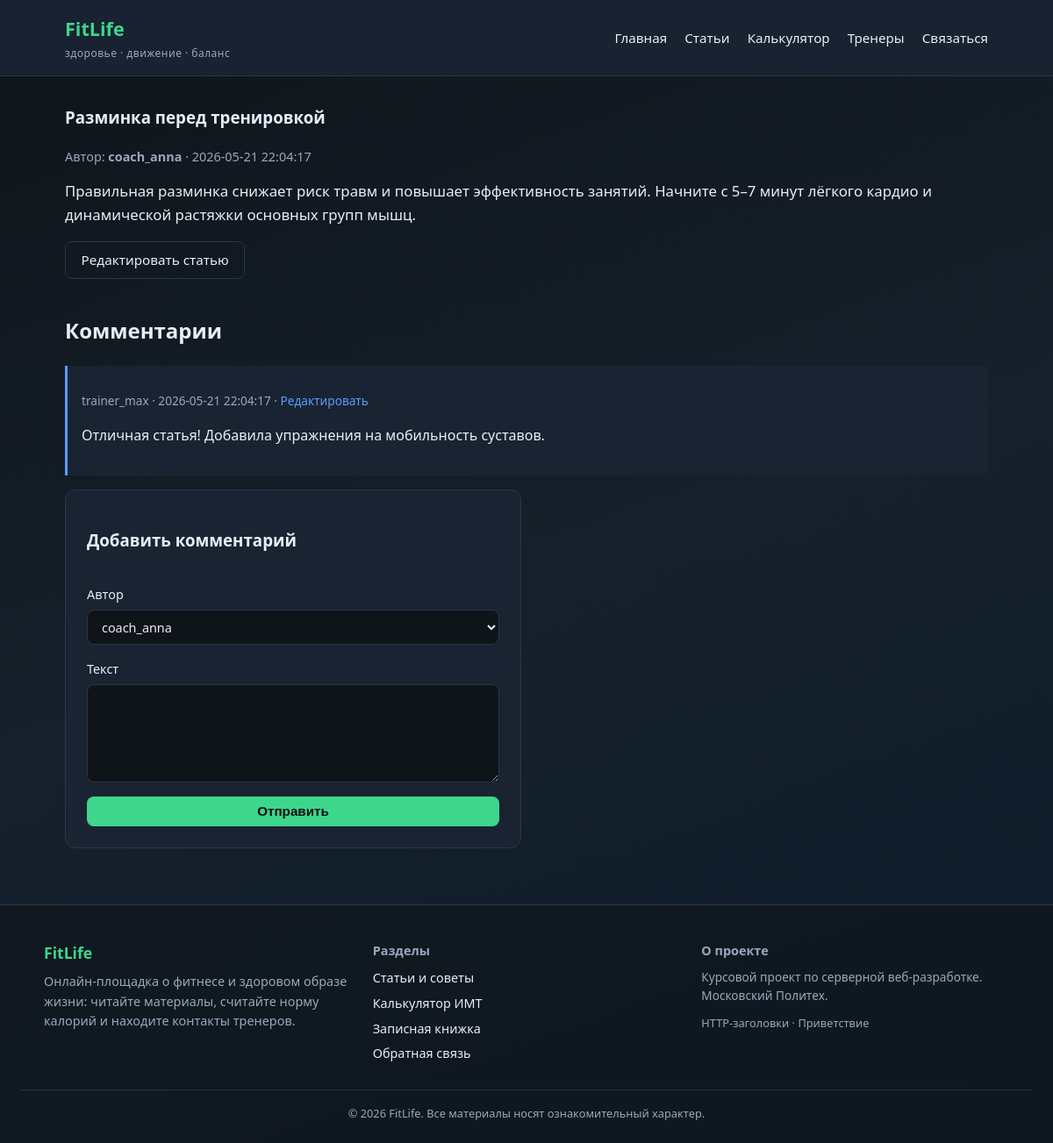
/articles/1, run on the app's committed database.
### tables this page shows
CREATE TABLE articles (
    id INT NOT NULL AUTO_INCREMENT,
    author_id INT NOT NULL,
    name VARCHAR(255) NOT NULL,
    text TEXT NOT NULL,
    created_at DATETIME NOT NULL DEFAULT CURRENT_TIMESTAMP,
  updated_at DATETIME NULL,
    PRIMARY KEY (id),
    KEY idx_articles_author (author_id),
    CONSTRAINT fk_articles_author FOREIGN KEY (author_id) REFERENCES users (id) ON DELETE CASCADE
);

CREATE TABLE users (
    id INT NOT NULL AUTO_INCREMENT,
    nickname VARCHAR(128) NOT NULL,
    email VARCHAR(255) NOT NULL,
    is_confirmed TINYINT(1) NOT NULL DEFAULT 0,
    role ENUM('admin', 'user') NOT NULL DEFAULT 'user',
    password_hash VARCHAR(255) NOT NULL DEFAULT '',
    auth_token VARCHAR(255) NOT NULL DEFAULT '',
    created_at DATETIME NOT NULL DEFAULT CURRENT_TIMESTAMP,
    PRIMARY KEY (id),
    UNIQUE KEY uk_users_nickname (nickname),
    UNIQUE KEY uk_users_email (email)
);

CREATE TABLE comments (
    id INT NOT NULL AUTO_INCREMENT,
    author_id INT NOT NULL,
    article_id INT NOT NULL,
    text TEXT NOT NULL,
    created_at DATETIME NOT NULL DEFAULT CURRENT_TIMESTAMP,
    PRIMARY KEY (id),
    KEY idx_comments_article (article_id),
    CONSTRAINT fk_comments_author FOREIGN KEY (author_id) REFERENCES users (id) ON DELETE CASCADE,
    CONSTRAINT fk_comments_article FOREIGN KEY (article_id) REFERENCES articles (id) ON DELETE CASCADE
);

### src/MyProject/View.php (called while the page is built, shortened)
<?php
final class View
{
    private string $templatesPath;
    public function __construct()
    {
        $this->templatesPath = dirname(__DIR__, 2) . '/templates';
    }
    public function render(string $template, array $vars = []): void
    {
        extract($vars, EXTR_SKIP);
        $config = require dirname(__DIR__, 2) . '/config/config.php';
        require $this->templatesPath . '/' . $template . '.php';
        require $this->templatesPath . '/layout.php';
    }
}

### src/MyProject/Controllers/ArticlesController.php (called while the page is built, shortened)
<?php
class ArticlesController
{
    private View $view;
    public function __construct()
    {
        $this->view = new View();
    }
    public function show(string $id): void
    {
        $article = Article::findById((int) $id);
        $author = $article->getAuthor();
        $comments = Comment::findByArticleId($article->id);
        $authors = User::findAll('nickname ASC');
        $this->view->render('articles/show', [
            'title' => $article->name,
            'article' => $article,
            'author' => $author,
            'comments' => $comments,
            'authors' => $authors,
            'error' => $_GET['error'] ?? null,
        ]);
    }
}

### src/MyProject/Application.php (called while the page is built, shortened)
<?php
final class Application
{
    public function run(): void
    {
        $router = new Router();
        $main = MainController::class;
        $articles = ArticlesController::class;
        $comments = CommentsController::class;
        $contacts = ContactsController::class;
        $feedback = FeedbackController::class;
        $calculator = CalculatorController::class;
        $router->add('~^/$~', [$main, 'index']);
        $router->add('~^/hello/([^/]+)$~', [$main, 'hello']);
        $router->add('~^/bye/([^/]+)$~', [$main, 'bye']);
        $router->add('~^/headers$~', [$main, 'headers']);
        $router->add('~^/articles$~', [$articles, 'index']);
        $router->add('~^/articles/create$~', [$articles, 'create']);
        $router->add('~^/articles/(\d+)$~', [$articles, 'show']);
        $router->add('~^/articles/(\d+)/edit$~', [$articles, 'edit']);
        $router->add('~^/articles/(\d+)/comments$~', [$comments, 'store']);
        $router->add('~^/comments/(\d+)/edit$~', [$comments, 'edit']);
        $router->add('~^/contacts$~', [$contacts, 'index']);
        $router->add('~^/contacts/create$~', [$contacts, 'create']);
        $router->add('~^/contacts/(\d+)/edit$~', [$contacts, 'edit']);
        $router->add('~^/contacts/(\d+)/delete$~', [$contacts, 'delete']);
        $router->add('~^/feedback$~', [$feedback, 'form']);
        $router->add('~^/feedback/sent$~', [$feedback, 'sent']);
        $router->add('~^/calculator$~', [$calculator, 'index']);
        $router->add('~^/calculator/calculate$~', [$calculator, 'calculate']);
        $uri = $_SERVER['REQUEST_URI'] ?? '/';
        $method = $_SERVER['REQUEST_METHOD'] ?? 'GET';
        $router->dispatch($uri, $method);
    }
}

### www/index.php (called while the page is built, shortened)
<?php
$app = new MyProject\Application();
$app->run();

### src/MyProject/Models/Article.php (called while the page is built, shortened)
<?php
class Article extends ActiveRecord
{
    public int $author_id = 0;
    protected static function getTableName(): string
    {
        return 'articles';
    }
    public function getAuthor(): ?User
    {
        return User::findById($this->author_id);
    }
}

### config/config.php (called while the page is built, shortened)
<?php
return [
    'app_name' => 'FitLife',
    'default_title' => 'FitLife - блог о здоровье и фитнесе',
    'db' => [
        'driver' => getenv('DB_DRIVER') ?: 'mysql',
        'sqlite_path' => dirname(__DIR__) . '/database/fitlife.sqlite',
        'host' => getenv('DB_HOST') ?: '127.0.0.1',
        'port' => getenv('DB_PORT') ?: '3306',
        'name' => getenv('DB_NAME') ?: 'fitlife',
        'user' => getenv('DB_USER') ?: 'root',
        'password' => getenv('DB_PASSWORD') ?: '',
        'charset' => 'utf8mb4',
    ],
];

### src/MyProject/Db.php (called while the page is built, shortened)
<?php
final class Db
{
    private static ?PDO $pdo = null;
    public static function getConnection(): PDO
    {
        if (self::$pdo === null) {
            $config = require dirname(__DIR__, 2) . '/config/config.php';
            $db = $config['db'];
            $driver = $db['driver'] ?? 'mysql';
            try {
                if ($driver === 'sqlite') {
                    $path = $db['sqlite_path'];
                    if (!is_file($path)) {
                        require dirname(__DIR__, 2) . '/database/init_sqlite.php';
                    }
                    self::$pdo = new PDO('sqlite:' . $path, null, null, [
                        PDO::ATTR_ERRMODE => PDO::ERRMODE_EXCEPTION,
                        PDO::ATTR_DEFAULT_FETCH_MODE => PDO::FETCH_ASSOC,
                    ]);
                } else {
                    $dsn = sprintf(
                        'mysql:host=%s;port=%s;dbname=%s;charset=%s',
                        $db['host'],
                        $db['port'],
                        $db['name'],
                        $db['charset']
                    );
                    self::$pdo = new PDO($dsn, $db['user'], $db['password'], [
                        PDO::ATTR_ERRMODE => PDO::ERRMODE_EXCEPTION,
                        PDO::ATTR_DEFAULT_FETCH_MODE => PDO::FETCH_ASSOC,
                    ]);
                    self::$pdo->exec('SET NAMES utf8mb4 COLLATE utf8mb4_unicode_ci');
                }
            } catch (PDOException $e) {
                http_response_code(500);
                echo 'Ошибка подключения к базе данных: ' . htmlspecialchars($e->getMessage());
                exit;
            }
        }
        return self::$pdo;
    }
}

### src/MyProject/ActiveRecord/ActiveRecord.php (called while the page is built, shortened)
<?php
abstract class ActiveRecord
{
    public static function findById(int $id): ?static
    {
        $table = static::getTableName();
        $stmt = Db::getConnection()->prepare("SELECT * FROM {$table} WHERE id = :id LIMIT 1");
        $stmt->execute(['id' => $id]);
        $row = $stmt->fetch(PDO::FETCH_ASSOC);
        return $row ? static::mapRow($row) : null;
    }
    public static function findAll(string $orderBy = 'id DESC'): array
    {
        $table = static::getTableName();
        $stmt = Db::getConnection()->query("SELECT * FROM {$table} ORDER BY {$orderBy}");
        $items = [];
        while ($row = $stmt->fetch(PDO::FETCH_ASSOC)) {
            $items[] = static::mapRow($row);
        }
        return $items;
    }
    protected static function mapRow(array $row): static
    {
        $object = new static();
        $reflection = new ReflectionClass($object);
        foreach ($row as $key => $value) {
            $property = $reflection->getProperty($key);
            $type = $property->getType();
            if ($type && $type->getName() === 'int' && $value !== null && $value !== '') {
                $value = (int) $value;
            }
        }
        return $object;
    }
}

### src/MyProject/Models/User.php (called while the page is built, shortened)
<?php
class User extends ActiveRecord
{
    protected static function getTableName(): string
    {
        return 'users';
    }
}

### src/MyProject/Models/Comment.php (called while the page is built, shortened)
<?php
class Comment extends ActiveRecord
{
    public int $author_id = 0;
    public static function findByArticleId(int $articleId): array
    {
        $stmt = Db::getConnection()->prepare(
            'SELECT * FROM comments WHERE article_id = :article_id ORDER BY created_at ASC'
        );
        $stmt->execute(['article_id' => $articleId]);
        $items = [];
        while ($row = $stmt->fetch(PDO::FETCH_ASSOC)) {
            $items[] = self::mapRow($row);
        }
        return $items;
    }
    public function getAuthor(): ?User
    {
        return User::findById($this->author_id);
    }
}

### templates/articles/show.php (the view, shortened to what this page needs)
<section class="page-block">
    <article class="article-full">
        <h1><?= htmlspecialchars($article->name) ?></h1>
        <p class="meta">
            Автор: <strong><?= $author ? htmlspecialchars($author->nickname) : '-' ?></strong>
            · <?= htmlspecialchars($article->created_at) ?>
        </p>
        <div class="article-text">
            <?= nl2br(htmlspecialchars($article->text)) ?>
        </div>
        <p><a href="/articles/<?= $article->id ?>/edit" class="btn btn-secondary">Редактировать статью</a></p>
    </article>
    <section class="comments-section">
        <h2>Комментарии</h2>
        <?php foreach ($comments as $comment): ?>
            <?php $commentAuthor = $comment->getAuthor(); ?>
            <div class="comment" id="comment<?= $comment->id ?>">
                <p class="comment-meta">
                    <?= $commentAuthor ? htmlspecialchars($commentAuthor->nickname) : 'Аноним' ?>
                    · <?= htmlspecialchars($comment->created_at) ?>
                    · <a href="/comments/<?= $comment->id ?>/edit">Редактировать</a>
                </p>
                <p><?= nl2br(htmlspecialchars($comment->text)) ?></p>
            </div>
        <?php endforeach; ?>
        <form method="post" action="/articles/<?= $article->id ?>/comments" class="form-card">
            <h3>Добавить комментарий</h3>
            <label>
                Автор
                <select name="author_id" required>
                    <?php foreach ($authors as $user): ?>
                        <option value="<?= $user->id ?>"><?= htmlspecialchars($user->nickname) ?></option>
                    <?php endforeach; ?>
                </select>
            </label>
            <label>
                Текст
                <textarea name="text" rows="4" required></textarea>
            </label>
            <button type="submit" class="btn btn-primary">Отправить</button>
        </form>
    </section>
</section>

### src/MyProject/Router.php (shortened to what this page needs)
<?php
final class Router
{
    private array $routes = [];
    public function add(string $pattern, array $handler): void
    {
        $this->routes[$pattern] = $handler;
    }
    public function dispatch(string $uri, string $method): void
    {
        $path = parse_url($uri, PHP_URL_PATH) ?: '/';
        $path = '/' . trim($path, '/');
        if ($path !== '/') {
            $path = rtrim($path, '/');
        }
        foreach ($this->routes as $pattern => $handler) {
            if (preg_match($pattern, $path, $matches)) {
                array_shift($matches);
                $controller = new $handler[0]();
                $action = $handler[1];
                $controller->$action(...$matches);
                return;
            }
        }
    }
}

### www/assets/css/style.css (style rules this page uses)
:root { --bg: #0f1419; --surface: #1a2332; --accent: #3dd68c; --accent-2: #5b9dff; --text: #e8eef7; --muted: #9aa8bc; --border: #2a3648; --error: #ff6b6b; --success: #3dd68c; }
* { box-sizing: border-box; }
body { margin: 0; font-family: "Segoe UI", system-ui, sans-serif; background: linear-gradient(160deg, #0f1419 0%, #15202b 50%, #0d1b2a 100%); color: var(--text); min-height: 100vh; line-height: 1.6; }
a { color: var(--accent-2); text-decoration: none; }
.page-block h1 { margin-top: 0; }
.meta { color: var(--muted); font-size: 0.9rem; }
.btn { display: inline-block; padding: 0.55rem 1.1rem; border-radius: 8px; border: none; font-size: 0.95rem; cursor: pointer; text-decoration: none; transition: transform 0.15s, opacity 0.15s; }
.btn-primary { background: var(--accent); color: #0a0f14; font-weight: 600; }
.btn-secondary { background: transparent; color: var(--text); border: 1px solid var(--border); }
.form-card { background: var(--surface); border: 1px solid var(--border); border-radius: 12px; padding: 1.5rem; max-width: 520px; display: flex; flex-direction: column; gap: 1rem; }
.form-card label { display: flex; flex-direction: column; gap: 0.35rem; font-size: 0.9rem; }
.form-card input, .form-card select, .form-card textarea { padding: 0.55rem 0.75rem; border-radius: 8px; border: 1px solid var(--border); background: #0f1419; color: var(--text); font: inherit; }
.comment { background: var(--surface); border-left: 3px solid var(--accent-2); padding: 1rem; margin-bottom: 1rem; border-radius: 0 8px 8px 0; }
.comment-meta { font-size: 0.85rem; color: var(--muted); margin-bottom: 0.35rem; }
.comments-section { margin-top: 2.5rem; }
.article-full { margin-bottom: 2rem; }
.article-text { font-size: 1.05rem; }

### data on the page
articles: name "Разминка перед тренировкой", created_at "2026-05-21 22:04:17", text "Правильная разминка снижает риск травм и повышает эффективность занятий. Начните с 5–7 минут лёгкого кардио и динамической растяжки основных групп мышц."
users: nickname "coach_anna"
comments: author.nickname "trainer_max", created_at "2026-05-21 22:04:17", text "Отличная статья! Добавила упражнения на мобильность суставов."

### other printed values
form field author_id "coach_anna"
